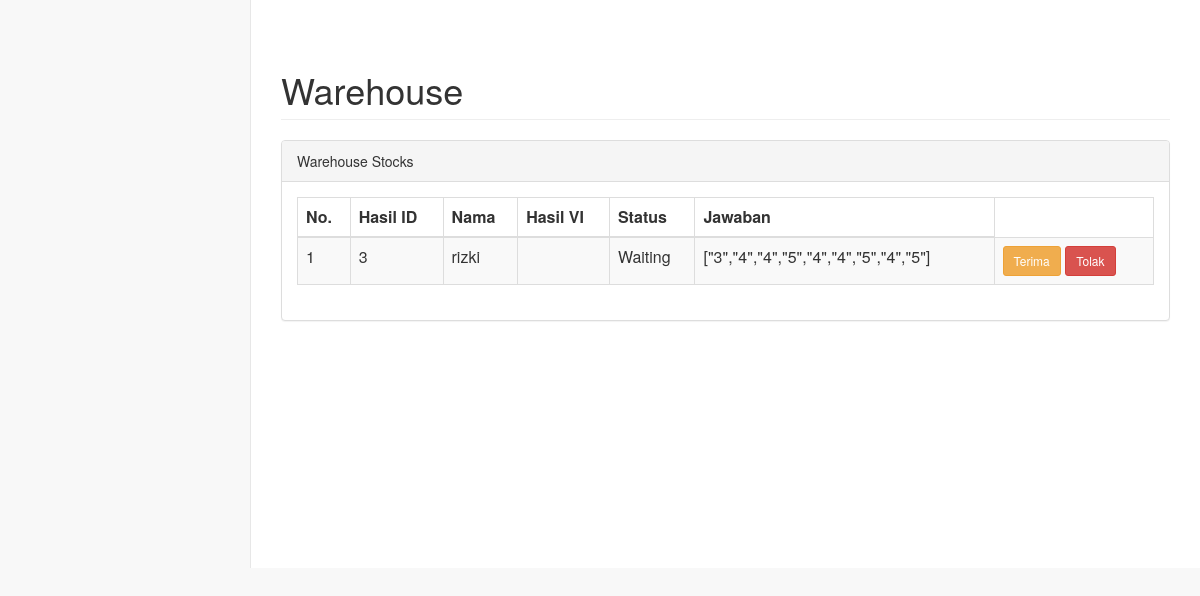
The page /table.php on the database as committed earlier.
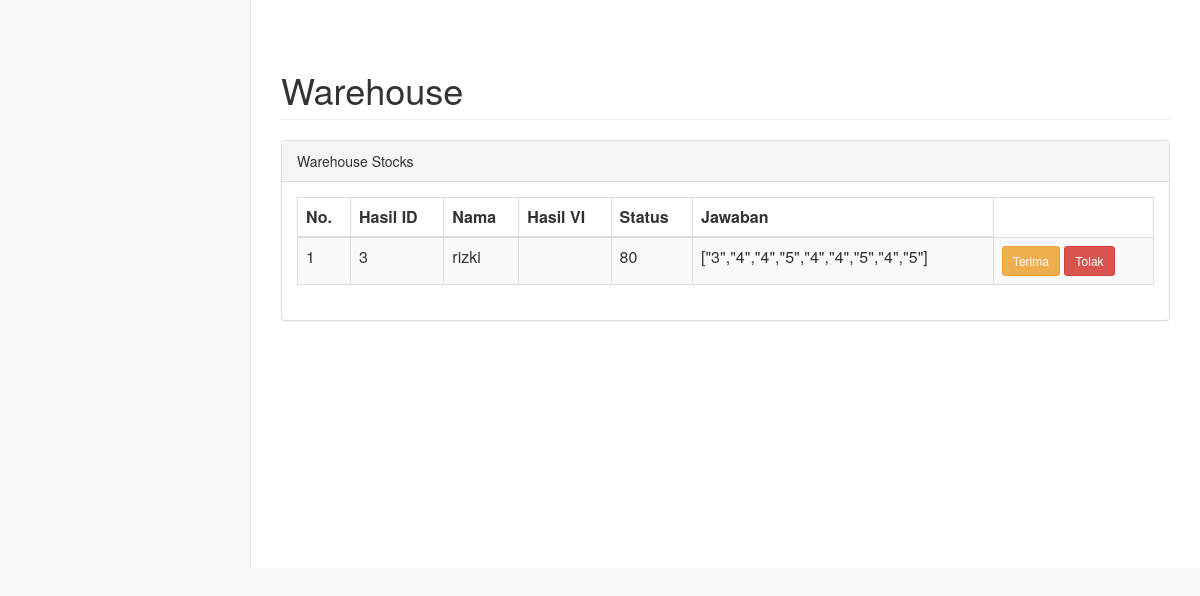
The same page on the database as committed later.
### tables this page shows
CREATE TABLE `hasil` (
  `hasil_id` int(8) NOT NULL,
  `user_id` int(8) NOT NULL,
  `hasil` int(10) NOT NULL,
  `array_jawaban` longtext NOT NULL CHECK (json_valid(`array_jawaban`))
);

CREATE TABLE `user` (
  `user_id` int(8) NOT NULL,
  `email` varchar(40) NOT NULL,
  `password` varchar(40) NOT NULL,
  `nama` varchar(40) NOT NULL,
  `tanggal_lahir` varchar(15) NOT NULL,
  `no_telp` varchar(13) NOT NULL,
  `alamat` text NOT NULL,
  `NIK` int(20) NOT NULL
);

### table.php (the view, shortened to what this page needs)
<html>
<head>
    <link href="css/bootstrap.min.css" rel="stylesheet" />
    <link href="css/startmin.css" rel="stylesheet" />
    <link href="css/font-awesome.min.css" rel="stylesheet" type="text/css" />
</head>
<body>
    <div id="page-wrapper">
        <div class="container-fluid">
            <div class="row">
                <div class="col-lg-12">
                    <h1 class="page-header">Warehouse</h1>
                </div>
            </div>
            <div class="row">
                <div class="col-lg-12">
                    <div class="panel panel-default">
                        <div class="panel-heading">Warehouse Stocks</div>
                        <div class="panel-body">
                            <table class="table table-striped table-bordered">
                                <thead>
                                    <tr>
                                        <th>No.</th>
                                        <th>Hasil ID</th>
                                        <th>Nama</th>
                                        <th>Hasil VI</th>
                                        <th>Status</th>
                                        <th>Jawaban</th>
                                    </tr>
                                </thead>
                                <tbody>
                                    <?php
                                    include 'koneksi.php';
                                    $no = 1;
                                    $data = mysqli_query($conn, "select * from hasil
                                    LEFT JOIN user ON hasil.user_id=user.user_id");
                                    while ($d = mysqli_fetch_array($data)) {
                                    ?>
                                        <tr>
                                            <td><?php echo $no++; ?></td>
                                            <td><?php echo $d['hasil_id']; ?></td>
                                            <td><?php echo $d['nama']; ?></td>
                                            <td><?php echo $d['Vi']; ?></td>
                                            <td><?php echo $d['hasil']; ?></td>
                                            <td><?php echo $d['array_jawaban']; ?></td>
                                            <td>
                                                <button type="button" class="btn btn-warning btn-sm" onclick="">Terima</button>
                                                <button type="button" class="btn btn-danger btn-sm" onclick="">Tolak</button>
                                            </td>
                                        </tr>
                                </tbody>
                            <?php
                                    }
                            ?>
                            </table>
                        </div>
                    </div>
                </div>
            </div>
        </div>
    </div>
</body>
</html>

### css/startmin.css (style rules this page uses)
body { background-color: #f8f8f8; }
#page-wrapper { padding-top: 30px; min-height: 568px; background-color: #fff; }
@media (min-width:768px) { #page-wrapper { position: inherit; margin-left: 250px; padding: 30px 15px 0 15px; border-left: 1px solid #e7e7e7; } }

Rows that differ between the two databases and show on the page:
changed hasil "rizki": hasil "Waiting" → "80"
